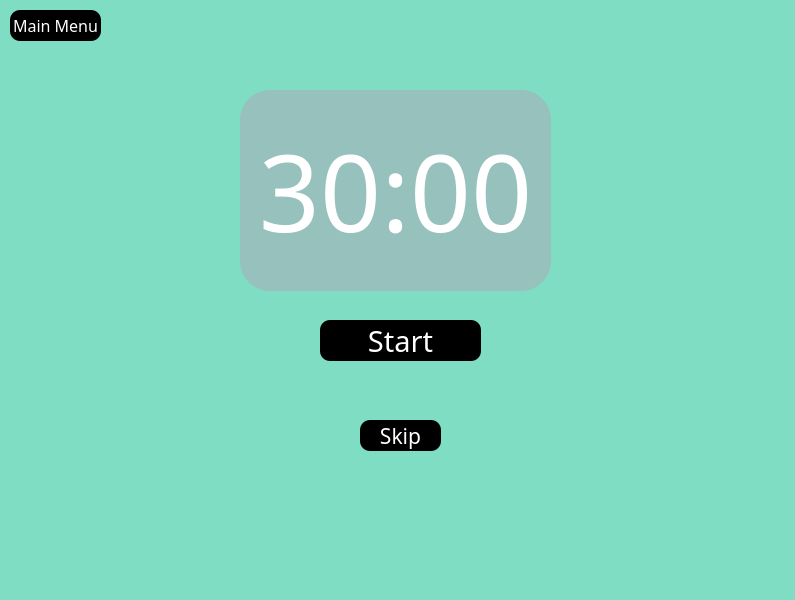
<?xml version="1.0" encoding="UTF-8"?>
<ui version="4.0">
 <class>Widget</class>
 <widget class="QWidget" name="Widget">
  <property name="geometry">
   <rect>
    <x>0</x>
    <y>0</y>
    <width>795</width>
    <height>600</height>
   </rect>
  </property>
  <property name="windowTitle">
   <string>Widget</string>
  </property>
  <property name="styleSheet">
   <string notr="true">background-color: rgb(133, 92, 119);</string>
  </property>
  <widget class="QWidget" name="longBreakWidget" native="true">
   <property name="geometry">
    <rect>
     <x>0</x>
     <y>0</y>
     <width>800</width>
     <height>600</height>
    </rect>
   </property>
   <property name="styleSheet">
    <string notr="true">background-color:rgb(126, 221, 194);
color:rgb(255,255,255);; </string>
   </property>
   <widget class="QLabel" name="timeLabel">
    <property name="geometry">
     <rect>
      <x>240</x>
      <y>90</y>
      <width>311</width>
      <height>201</height>
     </rect>
    </property>
    <property name="font">
     <font>
      <family>Chalkboard</family>
      <pointsize>80</pointsize>
     </font>
    </property>
    <property name="styleSheet">
     <string notr="true">background-color:rgba(195, 141, 179, 89);
border-radius:30px;</string>
    </property>
    <property name="text">
     <string>30:00</string>
    </property>
    <property name="alignment">
     <set>Qt::AlignCenter</set>
    </property>
   </widget>
   <widget class="QPushButton" name="startButton">
    <property name="geometry">
     <rect>
      <x>320</x>
      <y>320</y>
      <width>161</width>
      <height>41</height>
     </rect>
    </property>
    <property name="font">
     <font>
      <family>Chalkboard</family>
      <pointsize>22</pointsize>
     </font>
    </property>
    <property name="styleSheet">
     <string notr="true">background-color:rgb(0, 0, 0);
border-radius:10px;
color:rgb(255, 255, 255);</string>
    </property>
    <property name="text">
     <string>Start</string>
    </property>
   </widget>
   <widget class="QPushButton" name="skipButton">
    <property name="geometry">
     <rect>
      <x>360</x>
      <y>420</y>
      <width>81</width>
      <height>31</height>
     </rect>
    </property>
    <property name="font">
     <font>
      <family>Chalkboard</family>
      <pointsize>16</pointsize>
     </font>
    </property>
    <property name="styleSheet">
     <string notr="true">background-color:rgb(0, 0, 0);
border-radius:10px;
color:rgb(255, 255, 255);</string>
    </property>
    <property name="text">
     <string>Skip</string>
    </property>
   </widget>
   <widget class="QPushButton" name="goToMainMenuButton">
    <property name="geometry">
     <rect>
      <x>10</x>
      <y>10</y>
      <width>91</width>
      <height>31</height>
     </rect>
    </property>
    <property name="font">
     <font>
      <family>Chalkboard</family>
      <pointsize>12</pointsize>
     </font>
    </property>
    <property name="styleSheet">
     <string notr="true">background-color:rgb(0, 0, 0);
border-radius:10px;
color:rgb(255, 255, 255);</string>
    </property>
    <property name="text">
     <string>Main Menu</string>
    </property>
   </widget>
  </widget>
 </widget>
 <resources/>
 <connections/>
</ui>
